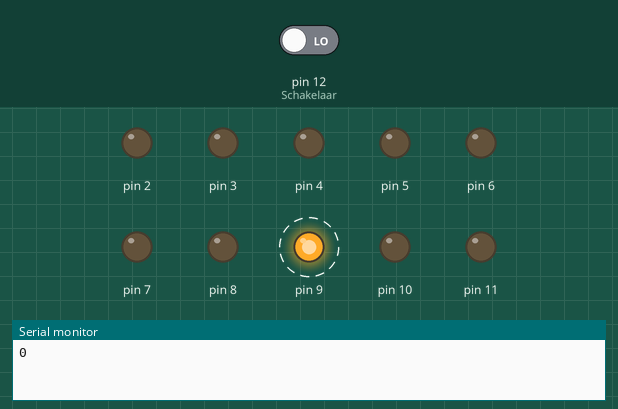
The sketch below on a simulated Arduino Uno, built with avr-gcc and run on an emulated ATmega328P. On the bench: output pins drawn as LEDs (lit = HIGH), the last lines printed to the serial monitor. Dashed ring = blinking. The inputs (shaded band) are chosen by the test bench; at power-on: pin 12 (Schakelaar) LOW.

Above: at 2.82 s.
4.7 s: pin 12 (Schakelaar) driven HIGH
At 4.86 s:
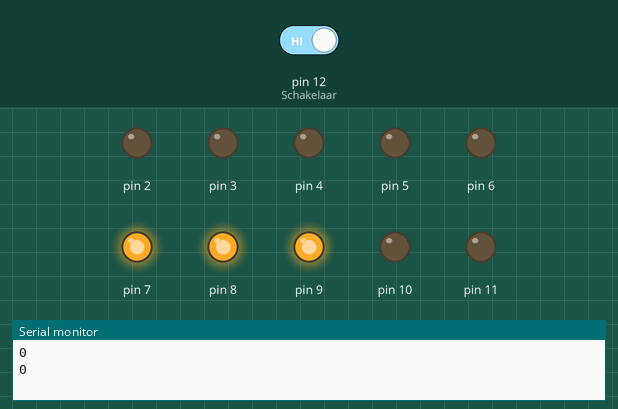
At 5.22 s:
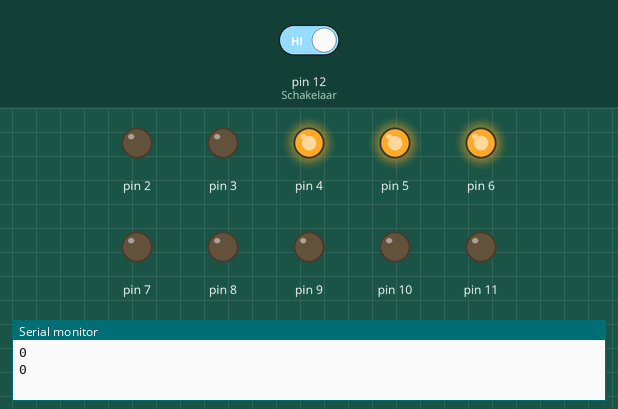
8.2 s: pin 12 (Schakelaar) driven LOW
At 9.45 s:
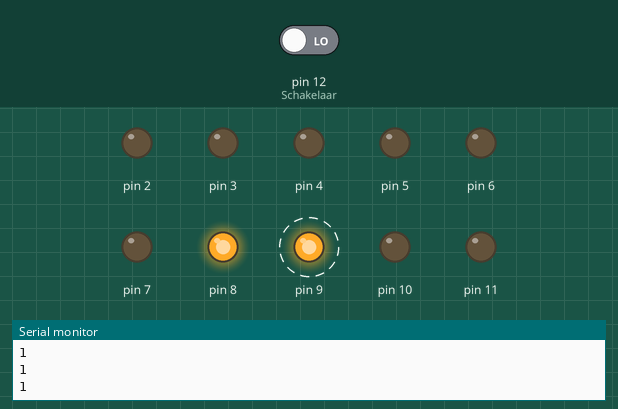
Timing chart, 0 to 17.7 s (numbered marks = the images above; inputs shaded):
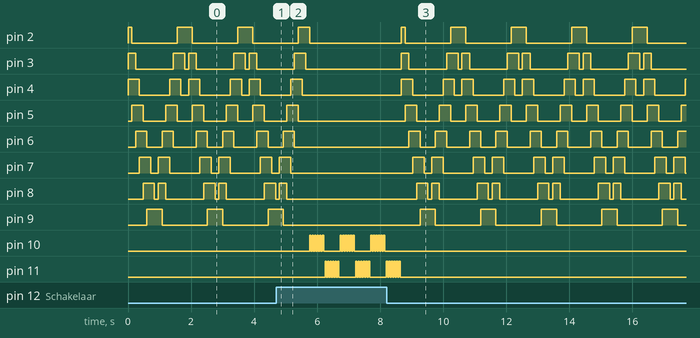

The sketch:

zwaailichtjes.ino
```cpp
int vKnop = 0;
int Knop = 13;          //Knop = Button
int Schakelaar = 12;    //Schakelaar = Switch
int vSchakelaar = 0;
int status = 1;

void setup() {
  // led's als output || led's as output
  for (int i = 2; i <= 11; i++) {
    pinMode(i, OUTPUT);
  }

  // Serial
  Serial.begin(9600);

  //overig  || excess
  pinMode(Knop, INPUT);
  pinMode(Schakelaar, INPUT);
}

void WaitRelease() {
  vKnop = digitalRead(Knop);
  while (vKnop) {
          delay(20);
          vKnop = digitalRead(Knop);
  }
}

void NightRider() {
  // looplichtje zoals nightrider || animated light like nightrider

  for (int i = 2; i <= 9; i++) {
    digitalWrite(i, 1);

    //verkomen van storing met andere pin's || preventing disturbence with other pin's
    if (i < 8) {
    digitalWrite(i + 1, 1);
    digitalWrite(i + 2, 1);
    }

    //de laatste led uitschakelen || turn off previous led
    digitalWrite(i - 1, 0);
    delay(120);
  }
  digitalWrite(8, 0);
  for (int i = 9; i >= 2; i--) {
    digitalWrite(i, 1);
    digitalWrite(i - 1, 1);
    digitalWrite(i - 2, 1);
    digitalWrite(i + 1, 0);
    delay(120);
  }
  digitalWrite(2, 0);
}

void Zwaailicht() {   //Zwaailicht = Flashing light (like on police cars and such.)
  for (int i = 0; i <= 5; i++) {
    digitalWrite(10, 1);
    delay(40);
    digitalWrite(10,0);
    delay(40);
  }
  delay(10);
  for (int i = 0; i <= 5; i++) {
    digitalWrite(11, 1);
    delay(40);
    digitalWrite(11,0);
    delay(40);
  }

}

void loop() {
  vSchakelaar = digitalRead(Schakelaar);
  if (vSchakelaar) {
    Zwaailicht();
  }
  else {
    NightRider();
  }
  Serial.println(vSchakelaar);
}
```

Measured:
- after the input at 4.7 s, pin 3: goes on until 5.6 s, then stays LOW; pin 4: goes on until 5.5 s, then stays LOW; pin 5: goes on until 5.4 s, then stays LOW; pin 6: goes on until 5.3 s, then stays LOW; pin 7: goes on until 5.2 s, then stays LOW
- after the input at 8.2 s, pin 2: LOW → HIGH after 0.47 s, then repeats every 1.9 s: LOW 1.4 s, HIGH 0.48 s; pin 3: LOW → HIGH after 0.47 s, then repeats every 1.9 s: LOW 1.2 s, HIGH 0.36 s, LOW 0.12 s, HIGH 0.24 s
- by itself, pin 2: repeats every 1.9 s: LOW 1.4 s, HIGH 0.48 s
- by itself, pin 3: repeats every 1.9 s: LOW 1.2 s, HIGH 0.36 s, LOW 0.12 s, HIGH 0.24 s
- by itself, pin 4: repeats every 1.9 s: LOW 0.96 s, HIGH 0.36 s, LOW 0.24 s, HIGH 0.36 s
- by itself, pin 5: repeats every 1.9 s: LOW 0.72 s, HIGH 0.36 s, LOW 0.48 s, HIGH 0.36 s
- by itself, pin 6: repeats every 1.9 s: LOW 0.48 s, HIGH 0.36 s, LOW 0.72 s, HIGH 0.36 s
- by itself, pin 7: repeats every 1.9 s: LOW 0.24 s, HIGH 0.36 s, LOW 0.96 s, HIGH 0.36 s
